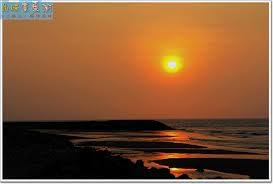
#> input picture tmp/hw9/22811332_1561712930555771_1470497248_n.jpg, 273 x 184 px
$ python hw9.py
#> lines starting #> are read from the running program, lines starting #| are printed output that depends on the picture
import sys
sys.path.append('/usr/local/lib/python2.7/site-packages')
import numpy as np
import cv2
from matplotlib import pyplot as plt

img1 = cv2.imread('./tmp/hw9/22811332_1561712930555771_1470497248_n.jpg')
#> img1 is the input picture: shape (184, 273, 3); mean B, G, R 53, 86.5, 131.4
img2 = cv2.imread('./tmp/hw9/22782082_1561712937222437_949835528_n.png')
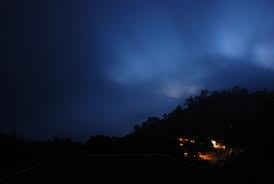
#> input picture tmp/hw9/22782082_1561712937222437_949835528_n.png, 274 x 184 px
#> img2 is the input picture: shape (184, 274, 3); mean B, G, R 62.3, 35.4, 21.5

hsv1 = cv2.cvtColor(img1, cv2.COLOR_BGR2HSV)
#> hsv1: shape (184, 273, 3); mean H, S, V 18.2, 142.1, 132.2
hsv2 = cv2.cvtColor(img2, cv2.COLOR_BGR2HSV)
#> hsv2: shape (184, 274, 3); mean H, S, V 82.4, 130.6, 62.9

size =  np.shape(img1)
#> size = (184, 273, 3)

for i in range(0,size[0]):
  for j in range(0,size[1]):
    hsv2[i][j][2]=hsv1[i][j][2]
#> hsv2: shape (184, 274, 3); mean H, S, V 82.4, 130.6, 131.9

res = cv2.cvtColor(hsv2, cv2.COLOR_HSV2BGR)
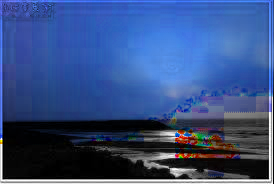
#> res: shape (184, 274, 3); mean B, G, R 130.1, 78.6, 54.2

cv2.imshow("hsv1",hsv1)
cv2.imshow("hsv2",hsv2)
cv2.imshow("res",res)

k = cv2.waitKey(0)
#> (key Esc is pressed here)

if k == 27:
  cv2.destroyAllWindows
